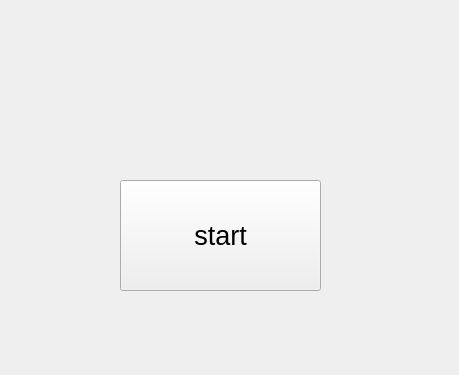
<?xml version="1.0" encoding="UTF-8"?>
<ui version="4.0">
 <class>Form</class>
 <widget class="QWidget" name="Form">
  <property name="geometry">
   <rect>
    <x>0</x>
    <y>0</y>
    <width>459</width>
    <height>375</height>
   </rect>
  </property>
  <property name="windowTitle">
   <string>Form</string>
  </property>
  <widget class="QPushButton" name="Button_start">
   <property name="geometry">
    <rect>
     <x>120</x>
     <y>180</y>
     <width>201</width>
     <height>111</height>
    </rect>
   </property>
   <property name="font">
    <font>
     <pointsize>20</pointsize>
    </font>
   </property>
   <property name="text">
    <string>start</string>
   </property>
  </widget>
 </widget>
 <resources/>
 <connections/>
</ui>
